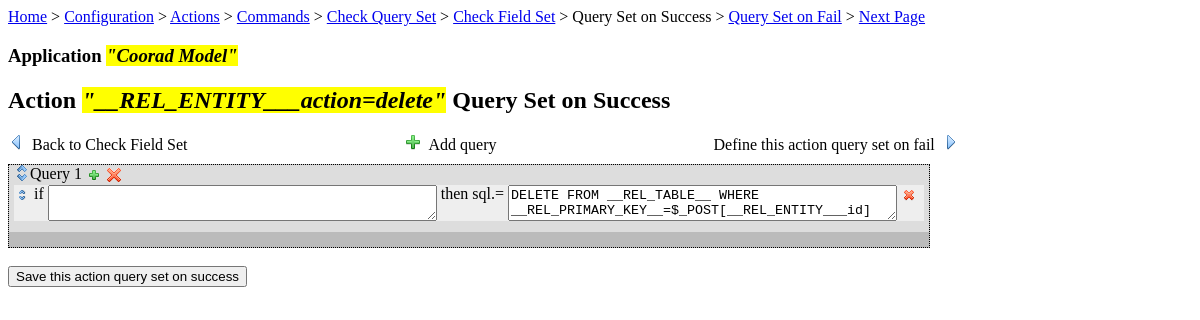
/action/action_query_success.php?id=427, run on the app's committed database.
### tables this page shows
CREATE TABLE IF NOT EXISTS `gm_application` (
  `id` int(10) unsigned NOT NULL AUTO_INCREMENT,
  `name` varchar(255) NOT NULL,
  `description` varchar(1023) NOT NULL,
  `context_path` varchar(255) NOT NULL,
  `db_prefix` varchar(15) NOT NULL,
  `db_host` varchar(255) NOT NULL,
  `db_port` int(11) NOT NULL,
  `db_name` varchar(255) NOT NULL,
  `db_username` varchar(255) NOT NULL,
  `db_password` varchar(255) NOT NULL,
  PRIMARY KEY (`id`),
  UNIQUE KEY `context_path` (`context_path`)
);

CREATE TABLE IF NOT EXISTS `gm_action` (
  `id` int(10) unsigned NOT NULL AUTO_INCREMENT,
  `name` varchar(255) NOT NULL,
  `value` varchar(255) NOT NULL,
  `command` text NOT NULL,
  `command_on_success` text NOT NULL,
  `command_on_fail` text NOT NULL,
  `next_page_on_success` varchar(255) NOT NULL DEFAULT '',
  `next_page_on_fail` varchar(255) NOT NULL DEFAULT '',
  `id_application` int(10) unsigned NOT NULL,
  PRIMARY KEY (`id`),
  KEY `id_application` (`id_application`)
);

CREATE TABLE IF NOT EXISTS `gm_action_query_success` (
  `id` int(10) unsigned NOT NULL AUTO_INCREMENT,
  `condition_string` varchar(1023) NOT NULL,
  `sql_string` varchar(4095) NOT NULL,
  `index_query` int(10) unsigned NOT NULL,
  `index_subquery` int(10) unsigned NOT NULL,
  `id_action` int(10) unsigned NOT NULL,
  PRIMARY KEY (`id`),
  KEY `id_action` (`id_action`)
);

### config.php (called while the page is built, shortened)
<?php
$CFG = new stdClass();
$CFG->dbHost = 'localhost';
$CFG->dbUsername = 'gm';
$CFG->dbPassword = 'gm';
$CFG->dbName = 'gm';
$CFG->dbPort = 3306;
$CFG->dbSocket = 0;
?>

### init.php (called while the page is built, shortened)
<?php
	require_once("db.php");
	require_once("config.php");
	$DB = new DB($CFG->dbHost, $CFG->dbUsername, $CFG->dbPassword, $CFG->dbName, $CFG->dbPort, $CFG->dbSocket);
?>

### db.php (called while the page is built, shortened)
<?php
class DB {
	private $dbHost;
	private $dbUsername;
	private $dbPassword;
	private $dbName;
	private $dbPort;
	private $dbSocket;
	public $conn;
	public function __construct($dbHost, $dbUsername, $dbPassword, $dbName, $dbPort, $dbSocket){
		$this->dbHost = $dbHost;
		$this->dbUsername = $dbUsername;
		$this->dbPassword = $dbPassword;
		$this->dbName = $dbName;
		$this->dbPort = $dbPort;
		$this->dbSocket = $dbSocket;
	}
	public function connect() {
		$this->conn = new mysqli($this->dbHost, $this->dbUsername, $this->dbPassword, $this->dbName, $this->dbPort, $this->dbSocket) or die (mysqli_error());
	}
	public function execute($sql) {
		$response = false;
		if ($this->conn) {
			$response = $this->conn->query($sql);
		}
		return $response;
	}
}
?>

### action/action_query_success.php (the view, shortened to what this page needs)
<!DOCTYPE html>
<html>
<head>
  <link rel="stylesheet" type="text/css" href="/gm/css/style.css" />
</head>
<body>
<?php
	require_once("../init.php");
	if (!isset($_GET['id']) && !isset($_POST['id'])) {
		echo '<h2>Sorry, no action selected</h2>';
	}
	else {
		$actionID = 0;
		if (isset($_GET['id'])) $actionID = $_GET['id'];
		else $actionID = $_POST['id'];
		$res = $DB->execute("SELECT name, value FROM gm_action WHERE id=".$actionID);
		if (!$action = $res->fetch_object()) die('something wrong.');
		$actionName = str_replace("'","&rsquo;",$action->name.'='.$action->value);
		$appID = 0;
		$appName = '';
		$res = $DB->execute("SELECT gm_application.id appId, gm_application.name appName, gm_application.context_path appContextPath FROM gm_action, gm_application WHERE gm_application.id = gm_action.id_application AND gm_action.id = ".$actionID);
		if ($res) {
			while ($row = $res->fetch_object()) {
				$appID = $row->appId;
				$appName = $row->appName;
			}
		}
		$authorized = true;
?>
<div><a href="../index.php">Home</a> &gt; <a href="../application/?appId=<?php echo $appID; ?>">Configuration</a> &gt; <a href="index.php?appId=<?php echo $appID; ?>">Actions</a> &gt; <a href="action_command.php?id=<?php echo $actionID?>">Commands</a> &gt; <a href="action_check_query.php?id=<?php echo $actionID?>">Check Query Set</a> &gt; <a href="action_check_field.php?id=<?php echo $actionID?>">Check Field Set</a> &gt; Query Set on Success &gt; <a href="action_query_fail.php?id=<?php echo $actionID?>">Query Set on Fail</a> &gt; <a href="action_next_page.php?id=<?php echo $actionID ?>">Next Page</a></div>
<h3 id="subtitlepage">Application <?php if ($appID != 0) echo '<i style="background-color:yellow;">"'.$appName.'"</i>'; ?></h3>
<h2 id="titlepage">Action <i style="background-color:yellow;">"<?php echo $actionName?>"</i> Query Set on Success</h2>
<div style="padding-bottom:10px;">
<a style="text-decoration:none; color:black; padding-right:213px;" href="action_check_field.php?id=<?php echo $actionID ?>"><img src="/gm/img/backward.png" title="Back to Check Field Set"/>&nbsp;&nbsp;Back to Check Field Set</a>
<span class="addable" style="vertical-align:top; cursor:pointer; padding-right:213px;"><img src="/gm/img/add.png" title="Add query"/>&nbsp;&nbsp;Add query</span>
<a style="text-decoration:none; color:black;" href="action_query_fail.php?id=<?php echo $actionID ?>">Define this action query set on fail&nbsp;&nbsp;<img src="/gm/img/forward.png" title="Define this action query set on fail"/></a>
</div>
<form id="form" action="action_query_success.php" method="post">
	<div id="queries" style="border: dotted 1px; width:920px; background-color:#bbbbbb;">
<?php
		$res = $DB->execute("SELECT id, condition_string, sql_string, index_query, index_subquery FROM gm_action_query_success WHERE id_action=".$actionID." ORDER BY index_query ASC, index_subquery ASC");
		if($res){
			$oldQueryIndexStart = 0;
			$oldQueryIndexEnd = 0;
			while ($row = $res->fetch_object()){
				if ($oldQueryIndexEnd == 0) $oldQueryIndexEnd = 1;
?>
<?php
				if ($oldQueryIndexStart != $row->index_query) {
					$oldQueryIndexStart = $row->index_query;
?>
		<div id="div_<?php echo $row->index_query?>" style="width:910px; background-color:#dddddd; margin-bottom:15px; padding-left:5px; padding-right:5px;" class="querysortable"><img src="/gm/img/updown.png" style="vertical-align:middle; cursor:pointer; padding-bottom:4px;"/>Query <?php echo $row->index_query?>
			<img src="/gm/img/add_small.png" style="vertical-align:middle; cursor:pointer;" class="piece_addable" title="Add query piece"/>
			<img src="/gm/img/del.png" style="vertical-align:middle; cursor:pointer;" class="deletable" title="Cancel this query"/>
			<ul id="query_<?php echo $row->index_query?>" class="sortable" style="width:910px">
<?php
				}
				$textarea_rows = 1 + floor(strlen($row->condition_string) / 46);
				if ($textarea_rows < 1 + floor(strlen($row->sql_string) / 46)) $textarea_rows = 1 + floor(strlen($row->sql_string) / 46);
?>
			  <li style="background-color:#eeeeee; cursor:pointer; margin-bottom:1px;" title="<?php echo $row->id?>">
				<img src="/gm/img/updown_small.png" style="vertical-align:middle; cursor:pointer;"/>
				if <textarea name="cond.<?php echo $row->index_query?>.<?php echo $row->index_subquery?>" cols="46" rows="<?php echo $textarea_rows;?>" class="editable" style="vertical-align:top; resize:vertical;"><?php echo str_replace("\\","\\\\",$row->condition_string);?></textarea>
				then sql.= <textarea name="sql.<?php echo $row->index_query?>.<?php echo $row->index_subquery?>" cols="46" rows="<?php echo $textarea_rows;?>" class="editable" style="vertical-align:top; resize:vertical;"><?php echo str_replace("\\","\\\\",$row->sql_string);?></textarea>
				<img src="/gm/img/del_small.png" style="vertical-align:middle; cursor:pointer;" class="piece_deletable" title="Cancel this query piece (id=<?php echo $row->id?>)"/>
			  </li>
<?php
			}
			if ($oldQueryIndexEnd != 0) {
?>
		</ul>
		<div style="height:10px;">&nbsp;</div>
	</div>
<?php
			}
		}
?>
	</div>
	<div>&nbsp;</div>
<?php if ($authorized) { ?>
	<button id="action" name="action" type="submit" value="save">Save this action query set on success</button>
<?php } ?>
</form>
<?php
	}
?>
</body>
</html>

### css/style.css (style rules this page uses)
.sortable { list-style-type: none; margin: 0; padding: 0; }

### data on the page
gm_application: name "Coorad Model"
gm_action: actionName "__REL_ENTITY___action=delete"
gm_action_query_success: index_query "1", index_query+index_subquery+sql_string "DELETE FROM __REL_TABLE__ WHERE __REL_PRIMARY_KEY__=$_POST[__REL_ENTITY___id]"
